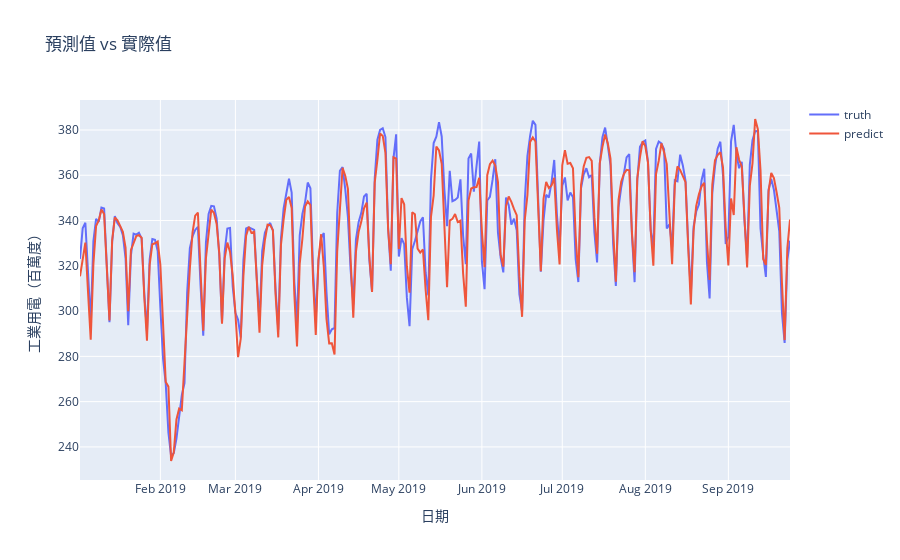

The notebook cell this image was saved under:
### Code cell
ground_truth = go.Scatter(x=date_range, y=truth, name='truth')
predict_answer = go.Scatter(x=date_range, y=pred, name='predict')
layout = go.Layout(
    title = '預測值 vs 實際值',
    xaxis = dict(title = '日期'),
    yaxis = dict(title = '工業用電（百萬度）')
)
fig = go.Figure(data=[ground_truth, predict_answer], layout=layout)
iplot(fig)

### Figure 1 — Plotly figure (JSON) as saved in the notebook; plotly's stock layout.template omitted (floating-point values rounded to 4 significant figures; data arrays with more than 128 entries replaced by an {"elided": "..."} marker saying what was removed)
{"data": [{"name": "truth", "type": "scatter", "x": {"elided": "266 str values"}, "y": {"elided": "266 float values"}}, {"name": "predict", "type": "scatter", "x": {"elided": "266 str values"}, "y": {"elided": "266 float values"}}], "layout": {"title": {"text": "預測值 vs 實際值"}, "xaxis": {"title": {"text": "日期"}}, "yaxis": {"title": {"text": "工業用電（百萬度）"}}}}
